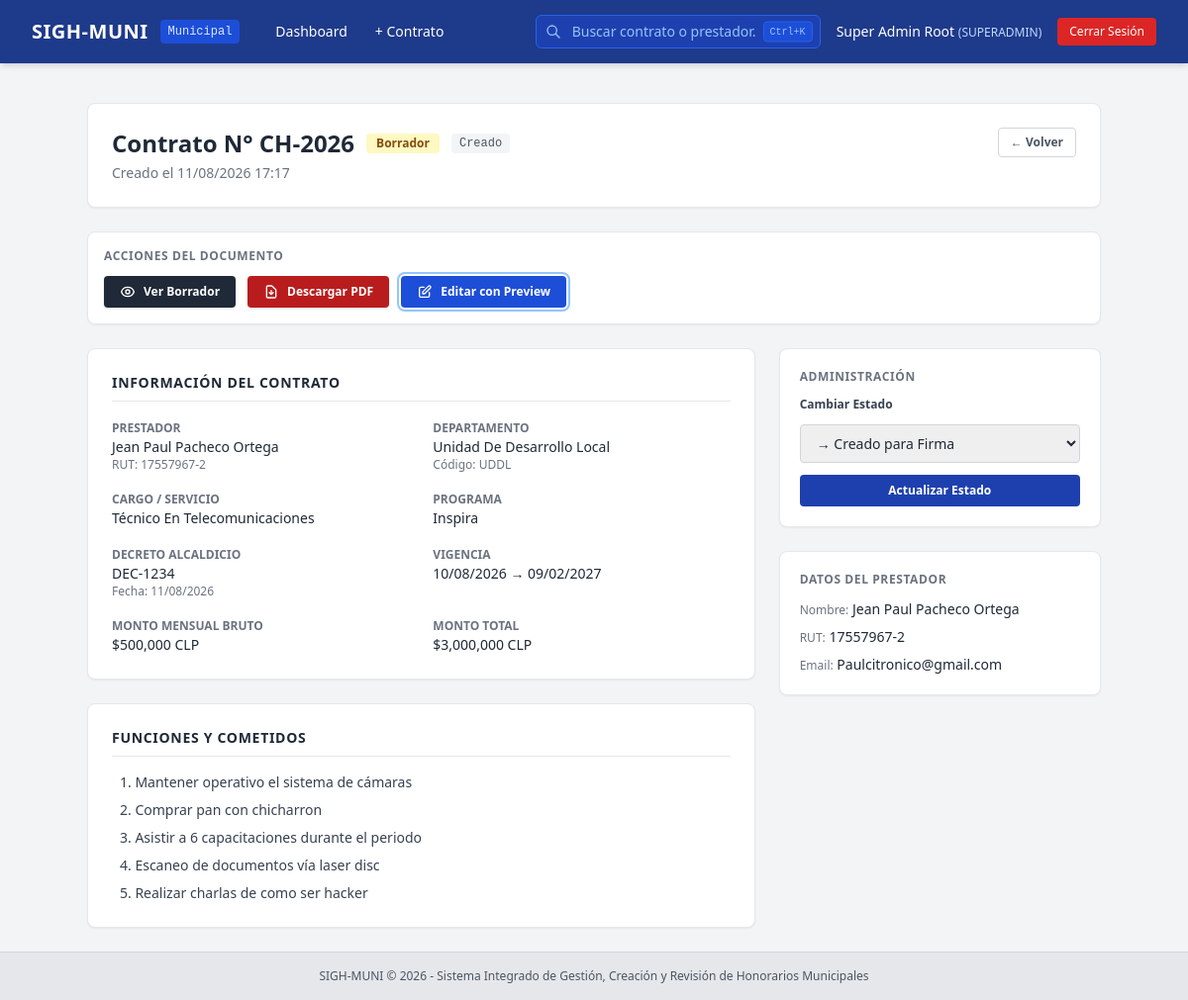
Page /contracts/3 (signed in) on the earlier database version.
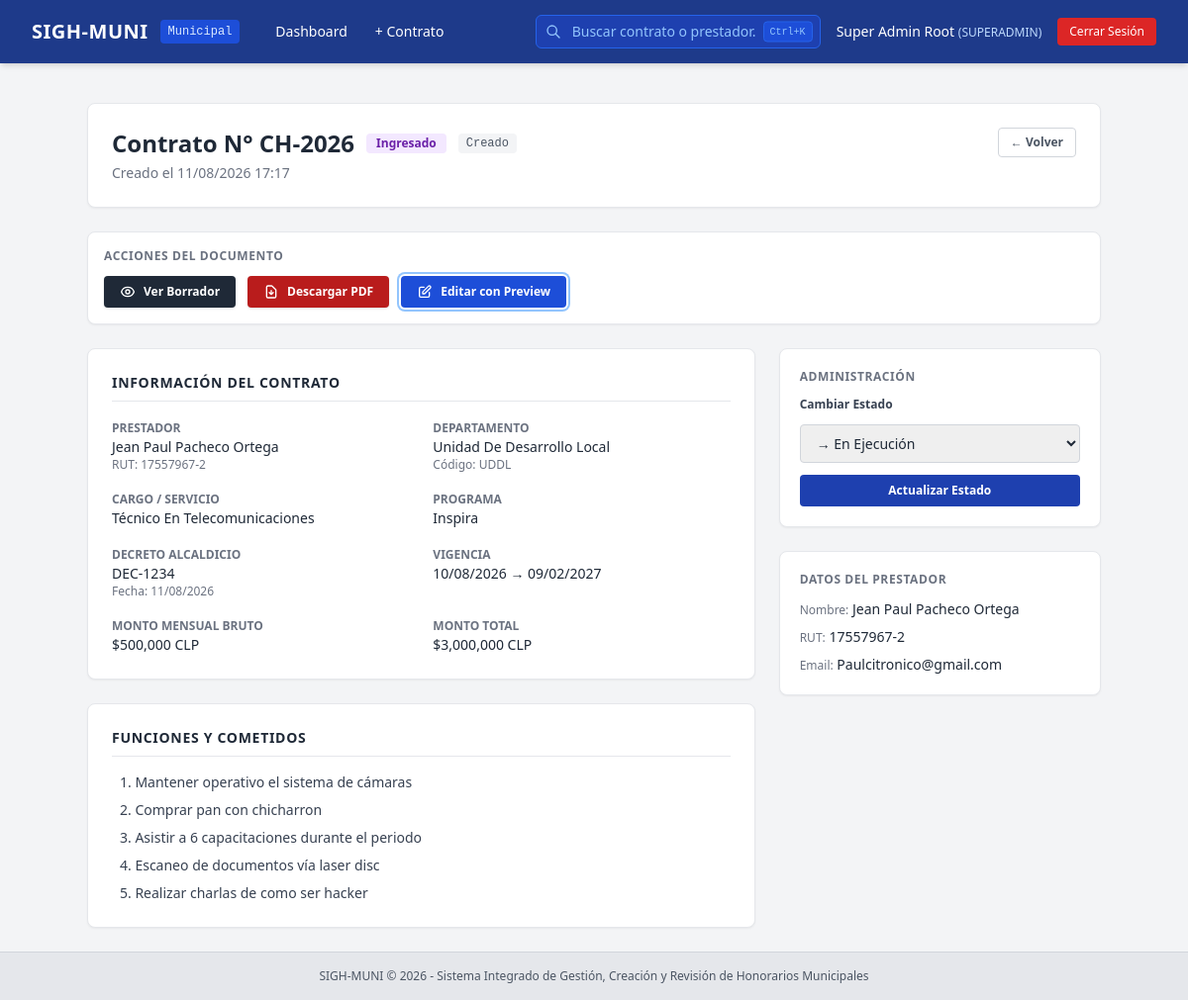
Same page on the later database version.
### app/models/contract.py (models this page shows, shortened)
class Contract(db.Model):
    __tablename__ = 'contracts'
    id = db.Column(db.Integer, primary_key=True)
    provider_id = db.Column(db.Integer, db.ForeignKey('service_providers.id'), nullable=False)
    department_id = db.Column(db.Integer, db.ForeignKey('departments.id'), nullable=False)
    creation_type = db.Column(db.String(50), default='CREADO')
    contract_number = db.Column(db.String(50), unique=True, nullable=False)
    decline_number = db.Column(db.String(50), nullable=True)
    decline_date = db.Column(db.Date, nullable=True)
    position_title = db.Column(db.String(150), nullable=False)
    program_name = db.Column(db.String(150), nullable=True)
    monthly_amount_gross = db.Column(db.Float, nullable=False)
    total_contract_amount = db.Column(db.Float, nullable=False)
    start_date = db.Column(db.Date, nullable=False)
    end_date = db.Column(db.Date, nullable=False)
    pdf_file_path = db.Column(db.String(255), nullable=True)
    ocr_processed = db.Column(db.Integer, default=0)
    status = db.Column(db.String(30), default='BORRADOR')
    created_at = db.Column(db.DateTime, default=datetime.utcnow)
    provider = db.relationship('ServiceProvider', back_populates='contracts', lazy=True)
    department = db.relationship('Department', backref=db.backref('department_contracts', lazy=True))
    functions = db.relationship('ContractFunction', backref='contract', cascade='all, delete-orphan', lazy=True,
                                order_by='ContractFunction.function_order')
    payments = db.relationship('MonthlyPayment', back_populates='contract', lazy=True, cascade='all, delete-orphan')
    @property
    def status_label(self):
        labels = {
            'BORRADOR': 'Borrador',
            'CREADO_PARA_FIRMA': 'Creado para Firma',
            'INGRESADO': 'Ingresado',
            'EN_EJECUCION': 'En Ejecución',
            'FINALIZADO': 'Finalizado'
        }
        return labels.get(self.status, self.status)
    @property
    def creation_type_label(self):
        labels = {
            'CREADO': 'Creado',
            'CARGADO_EXTERNO': 'Cargado Externo'
        }
        return labels.get(self.creation_type, self.creation_type)

### app/routes/contract_builder.py (the view)
@contract_builder_bp.route('/<int:contract_id>')
@login_required
def detail(contract_id):
    contract = Contract.query.get_or_404(contract_id)
    return render_template('contracts/detail.html', contract=contract)

### app/__init__.py (called while the page is built)
def create_app(config_class=Config):
    app = Flask(__name__)
    app.config.from_object(config_class)
    os.makedirs(app.config['UPLOAD_FOLDER'], exist_ok=True)
    db.init_app(app)
    migrate.init_app(app, db)
    if 'sqlite' in app.config['SQLALCHEMY_DATABASE_URI']:
        from sqlalchemy import event
        from sqlalchemy.engine import Engine
        @event.listens_for(Engine, "connect")
        def set_sqlite_pragma(dbapi_connection, connection_record):
            cursor = dbapi_connection.cursor()
            cursor.execute("PRAGMA foreign_keys=ON;")
            cursor.close()
    from app.auth.routes import auth_bp
    app.register_blueprint(auth_bp, url_prefix='/auth')
    from app.routes import register_routes
    register_routes(app)
    return app

### app/auth/utils.py (called while the page is built)
def login_required(f):
    @wraps(f)
    def decorated_function(*args, **kwargs):
        if 'user_id' not in session:
            flash('Debes iniciar sesión para acceder a esta sección.', 'warning')
            return redirect(url_for('auth.login', next=request.url))
        return f(*args, **kwargs)
    return decorated_function

### app/templates/contracts/detail.html (shortened to what the changed rows need)
{% extends "base.html" %}
{% block content %}
<div class="max-w-5xl mx-auto space-y-6">
    <div class="bg-white p-6 rounded-lg shadow-sm border border-gray-200 flex justify-between items-start">
        <div>
            <div class="flex items-center space-x-3 mb-1">
                <h1 class="text-2xl font-bold text-gray-800">Contrato N° {{ contract.contract_number }}</h1>
                <span class="px-2.5 py-0.5 rounded text-xs font-bold
                    {% if contract.status == 'BORRADOR' %}bg-yellow-100 text-yellow-800
                    {% elif contract.status == 'CREADO_PARA_FIRMA' %}bg-blue-100 text-blue-800
                    {% elif contract.status == 'INGRESADO' %}bg-purple-100 text-purple-800
                    {% elif contract.status == 'EN_EJECUCION' %}bg-green-100 text-green-800
                    {% else %}bg-gray-100 text-gray-800{% endif %}">
                    {{ contract.status_label }}
                </span>
                <span class="px-2 py-0.5 rounded text-xs font-mono bg-gray-100 text-gray-600">
                    {{ contract.creation_type_label }}
                </span>
            </div>
            <p class="text-sm text-gray-500">Creado el {{ contract.created_at.strftime('%d/%m/%Y %H:%M') }}</p>
        </div>
    </div>
    <div class="grid grid-cols-1 lg:grid-cols-3 gap-6">
        <div class="lg:col-span-2 space-y-6">
            <div class="bg-white p-6 rounded-lg shadow-sm border border-gray-200">
                <h2 class="text-sm font-bold text-gray-800 uppercase tracking-wider border-b pb-2 mb-4">Información del Contrato</h2>
                <div class="grid grid-cols-1 md:grid-cols-2 gap-y-4 gap-x-6 text-sm">
                    <div>
                        <span class="text-xs text-gray-500 uppercase font-semibold">Cargo / Servicio</span>
                        <p class="font-medium text-gray-800">{{ contract.position_title }}</p>
                    </div>
                    <div>
                        <span class="text-xs text-gray-500 uppercase font-semibold">Programa</span>
                        <p class="font-medium text-gray-800">{{ contract.program_name or 'No especificado' }}</p>
                    </div>
                    <div>
                        <span class="text-xs text-gray-500 uppercase font-semibold">Decreto Alcaldicio</span>
                        <p class="font-medium text-gray-800">{{ contract.decline_number or 'No asignado' }}</p>
                        {% if contract.decline_date %}
                        <p class="text-xs text-gray-500">Fecha: {{ contract.decline_date.strftime('%d/%m/%Y') }}</p>
                        {% endif %}
                    </div>
                    <div>
                        <span class="text-xs text-gray-500 uppercase font-semibold">Vigencia</span>
                        <p class="font-medium text-gray-800">{{ contract.start_date.strftime('%d/%m/%Y') }} → {{ contract.end_date.strftime('%d/%m/%Y') }}</p>
                    </div>
                    <div>
                        <span class="text-xs text-gray-500 uppercase font-semibold">Monto Mensual Bruto</span>
                        <p class="font-medium text-gray-800">${{ "{:,.0f}".format(contract.monthly_amount_gross) }} CLP</p>
                    </div>
                    <div>
                        <span class="text-xs text-gray-500 uppercase font-semibold">Monto Total</span>
                        <p class="font-medium text-gray-800">${{ "{:,.0f}".format(contract.total_contract_amount) }} CLP</p>
                    </div>
                </div>
            </div>
            <div class="bg-white p-6 rounded-lg shadow-sm border border-gray-200">
                <h2 class="text-sm font-bold text-gray-800 uppercase tracking-wider border-b pb-2 mb-4">Funciones y Cometidos</h2>
            </div>
        </div>
        <div class="space-y-6">
            {% if session.user_role in ['ADMIN_RRHH', 'SUPERADMIN'] %}
            <div class="bg-white p-5 rounded-lg shadow-sm border border-gray-200">
                <h3 class="text-xs font-bold text-gray-500 uppercase tracking-wider mb-3">Administración</h3>
                <form method="POST" action="{{ url_for('contract_builder.change_status', contract_id=contract.id) }}" class="space-y-3">
                    <label class="block text-xs font-semibold text-gray-700">Cambiar Estado</label>
                    <select name="new_status" class="w-full px-3 py-2 border border-gray-300 rounded text-sm">
                        <option value="CREADO_PARA_FIRMA" {% if contract.status != 'BORRADOR' %}disabled{% endif %}>→ Creado para Firma</option>
                        <option value="EN_EJECUCION" {% if contract.status != 'INGRESADO' %}disabled{% endif %}>→ En Ejecución</option>
                    </select>
                    <button type="submit" class="w-full bg-blue-800 hover:bg-blue-900 text-white text-xs font-bold py-2 rounded transition">
                        Actualizar Estado
                    </button>
                </form>
            </div>
            {% endif %}
        </div>
    </div>
</div>
{% endblock %}

Differences in the rows shown:
changed Contract "Técnico En Telecomunicaciones": status "BORRADOR" → "INGRESADO" (drawn); status_label "Borrador" → "Ingresado"
Other differences:
form field new_status: "→ Creado para Firma" → "→ En Ejecución"
